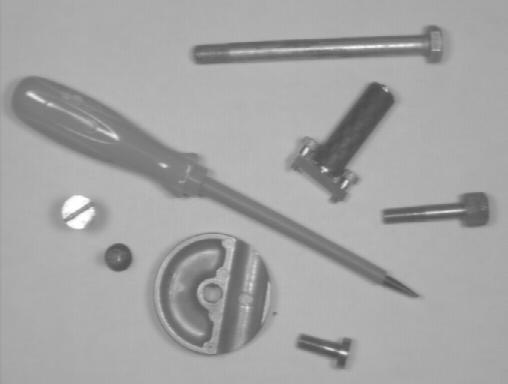
#> input picture practica_12/foto1.jpg, 508 x 384 px
$ python div2.py
#> lines starting #> are read from the running program, lines starting #| are printed output that depends on the picture; after the words box and inside, x2 and y2 are one past the last pixel; in counts of white or black regions, pixels touching at a corner belong together
import cv2 as cv
import matplotlib.pyplot as plt

img=cv.imread('foto1.jpg')
#> img is the input picture: shape (384, 508, 3); min 74, max 255, mean 163.6
img2=cv.imread('foto2.jpg')
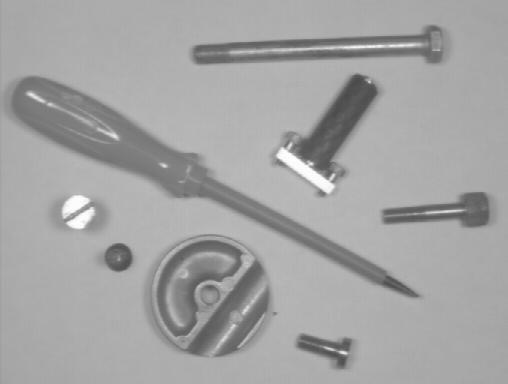
#> input picture practica_12/foto2.jpg, 508 x 384 px
#> img2 is the input picture: shape (384, 508, 3); min 73, max 255, mean 163.3

a=max(len(img),len(img2))
#> a = 384
b=max(len(img[0]),len(img2[0]))
#> b = 508
img=cv.resize(img,(b,a))
img2=cv.resize(img2,(b,a))

C=100
A=0
B=255

c1=255
d1=0
c2=255
d2=0
c3=255
d3=0
for x in range(a):
    for y in range(b):
        p=(img.item(x,y,0)/img2.item(x,y,0))
        img.itemset((x,y,0),p*C)
        if c1>img.item(x,y,0):
            c1=img.item(x,y,0)
        if d1<img.item(x,y,0):
            d1=img.item(x,y,0)
        p=(img.item(x,y,1)/img2.item(x,y,1))
        img.itemset((x,y,1),p*C)
        if c2>img.item(x,y,1):
            c2=img.item(x,y,1)
        if d2<img.item(x,y,1):
            d2=img.item(x,y,1)
        p=(img.item(x,y,2)/img2.item(x,y,2))
        img.itemset((x,y,2),p*C)
        if c3>img.item(x,y,2):
            c3=img.item(x,y,2)
        if d3<img.item(x,y,2):
            d3=img.item(x,y,2)
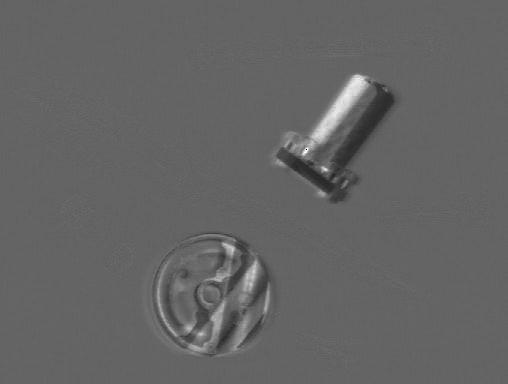
#> img: shape (384, 508, 3); min 0, max 254, mean 100.4
#> after the loop, c1 = 0; c2 = 0; c3 = 0; d1 = 254; d2 = 254; d3 = 254

# I eq
for x in range(a):
    for y in range(b):
        t=(img.item(x,y,0)-c1)*((B-A)/(d1-c1))+A
        img.itemset((x,y,0),t)
        t=(img.item(x,y,1)-c2)*((B-A)/(d2-c2))+A
        img.itemset((x,y,1),t)
        t=(img.item(x,y,2)-c3)*((B-A)/(d3-c3))+A
        img.itemset((x,y,2),t)
#> img: shape (384, 508, 3); under 0.01% of pixels changed, all inside (x1, y1, x2, y2) = (305, 152, 306, 153)


plt.subplot(1,1,1),plt.imshow(cv.cvtColor(img, cv.COLOR_BGR2RGB))
#plt.subplot(1,2,2),plt.imshow(cv.cvtColor(hoja, cv.COLOR_BGR2RGB)),plt.title('Thresholding = 170')
plt.show()
